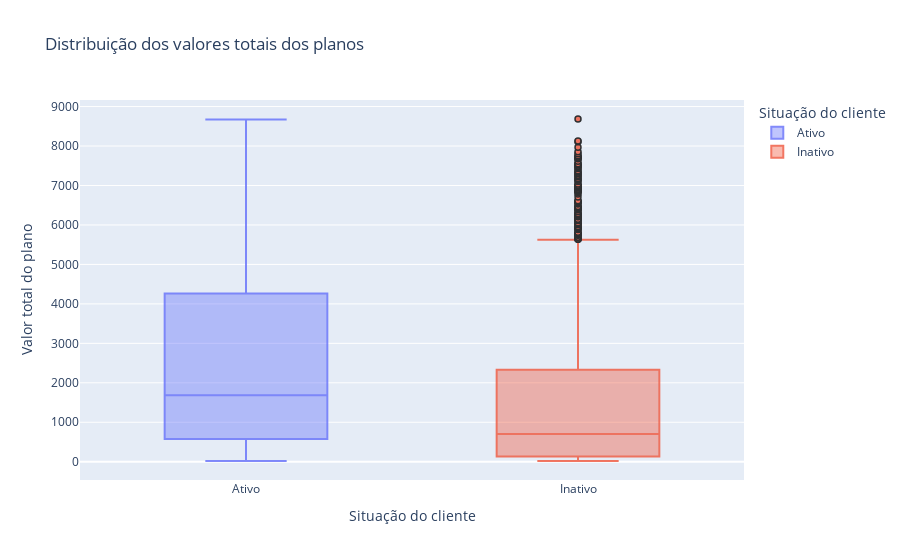

Notebook code for this chart:
### Markdown cell above
### **4.2.5 - Distribuição dos valores totais dos planos**

A distribuição dos valores totais mostra que os valores dos planos pagos pelos clientes que pediram o cancelamento é, em média, menor que os clientes que não pediram o cancelamento. Isto já reforça o que foi observado no gráfico anterior. Outro detalhe que chama bastante atenção é a presença de outliers para os clientes que cancelaram o plano, os valores totais acima do terceiro quartil são consideralvemente altos.

### Code cell
fig = px.box(df, x = 'Status_Cliente', y = 'Valor_Total', color = 'Status_Cliente', title = 'Distribuição dos valores totais dos planos')

fig.update_traces( opacity=0.8, marker_line_width=1.5, marker_line_color = 'rgb(0,0,0)')
fig.update_layout(bargap=0.05, legend_title = 'Situação do cliente')
fig.update_xaxes(title_text='Situação do cliente')
fig.update_yaxes( title_text = 'Valor total do plano' )
fig.show()

# Para salvar a imagem
pio.write_image(fig, 'boxplot_custo_total.png',scale=6, width=1080, height=1080)

### Figure 1 — Plotly figure (JSON) as saved in the notebook; plotly's stock layout.template omitted (floating-point values rounded to 4 significant figures; data arrays with more than 128 entries replaced by an {"elided": "..."} marker saying what was removed)
{"data": [{"alignmentgroup": "True", "hovertemplate": "Status_Cliente=%{x}<br>Valor_Total=%{y}<extra></extra>", "legendgroup": "Ativo", "marker": {"color": "#636efa", "line": {"color": "rgb(0,0,0)", "width": 1.5}}, "name": "Ativo", "notched": false, "offsetgroup": "Ativo", "opacity": 0.8, "orientation": "v", "showlegend": true, "type": "box", "x": {"elided": "5163 str values"}, "x0": " ", "xaxis": "x", "y": {"elided": "5163 float values"}, "y0": " ", "yaxis": "y"}, {"alignmentgroup": "True", "hovertemplate": "Status_Cliente=%{x}<br>Valor_Total=%{y}<extra></extra>", "legendgroup": "Inativo", "marker": {"color": "#EF553B", "line": {"color": "rgb(0,0,0)", "width": 1.5}}, "name": "Inativo", "notched": false, "offsetgroup": "Inativo", "opacity": 0.8, "orientation": "v", "showlegend": true, "type": "box", "x": {"elided": "1869 str values"}, "x0": " ", "xaxis": "x", "y": {"elided": "1869 float values"}, "y0": " ", "yaxis": "y"}], "layout": {"bargap": 0.05, "boxmode": "overlay", "legend": {"title": {"text": "Situação do cliente"}, "tracegroupgap": 0}, "title": {"text": "Distribuição dos valores totais dos planos"}, "xaxis": {"anchor": "y", "categoryarray": ["Ativo", "Inativo"], "categoryorder": "array", "domain": [0, 1], "title": {"text": "Situação do cliente"}}, "yaxis": {"anchor": "x", "domain": [0, 1], "title": {"text": "Valor total do plano"}}}}
